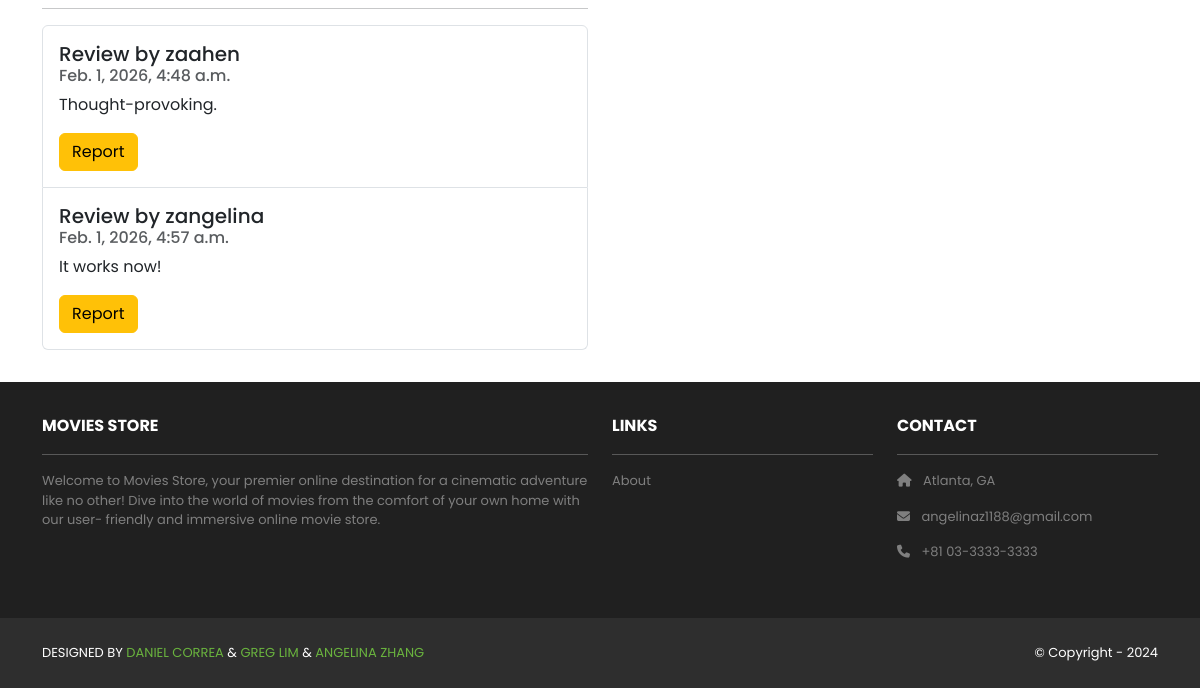
The page /movies/1/ (lower part) on the database as committed earlier.
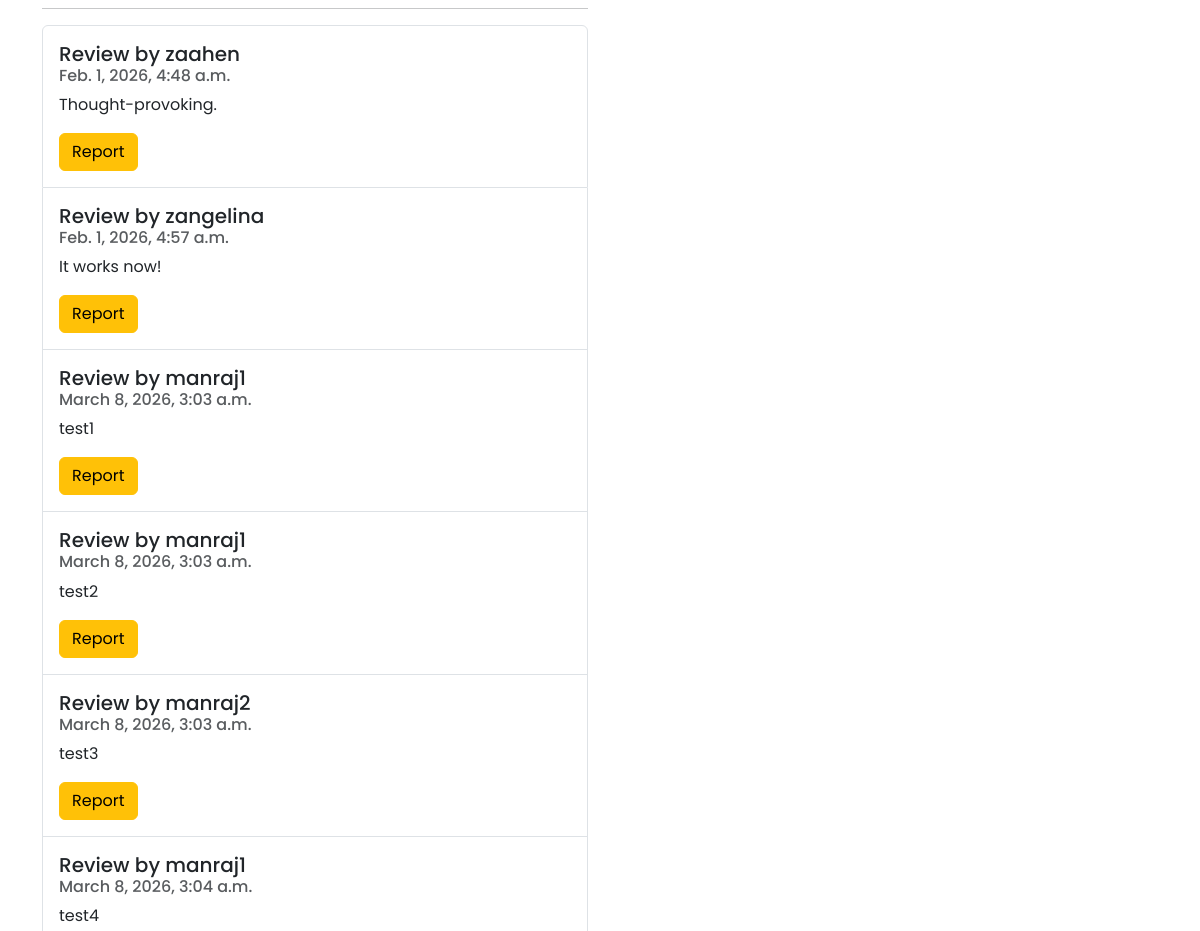
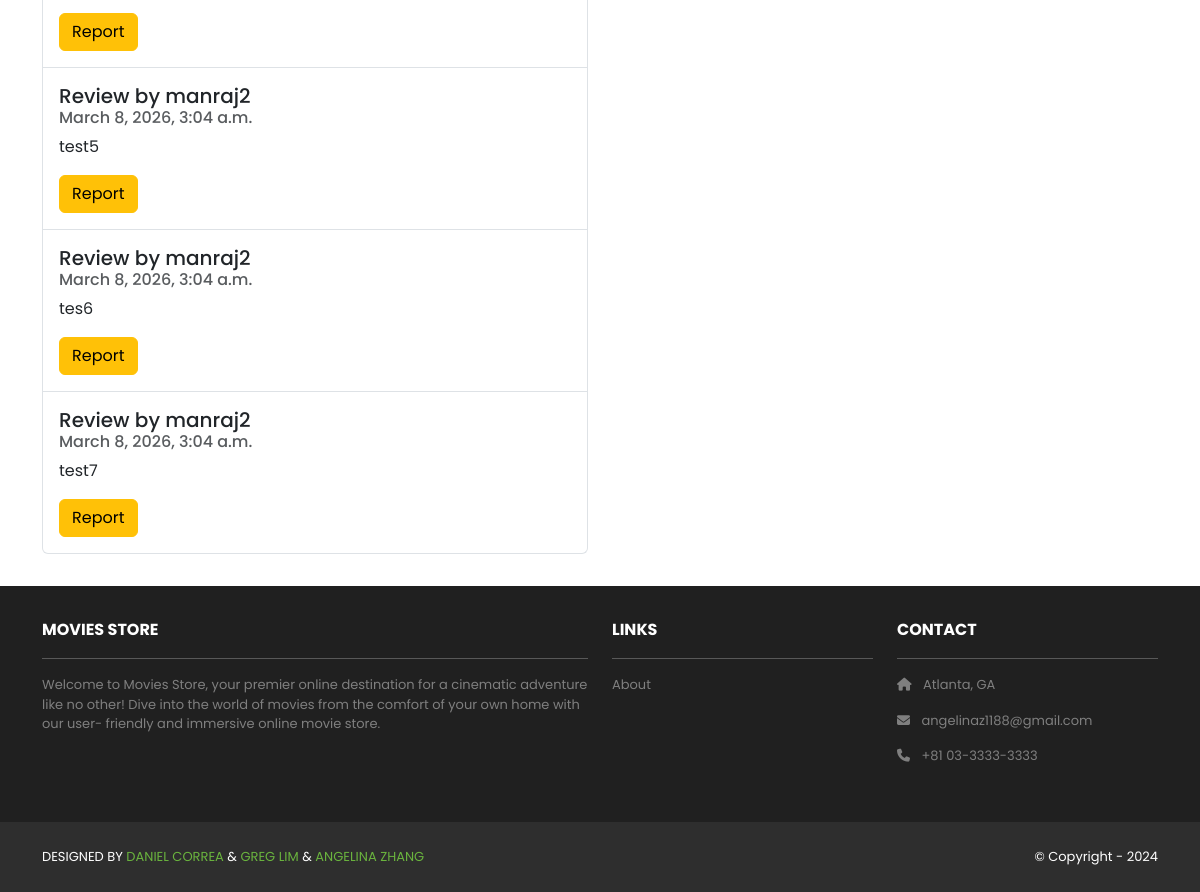
The same page on the database as committed later (2 pictures, top to bottom).
### movies/models.py (models this page shows, shortened)
class Review(models.Model):
    id = models.AutoField(primary_key=True)
    comment = models.CharField(max_length=255)
    date = models.DateTimeField(auto_now_add=True)
    movie = models.ForeignKey(Movie,
        on_delete=models.CASCADE)
    user = models.ForeignKey(User,
        on_delete=models.CASCADE)

### movies/views.py (the view)
# urls.py: path('<int:id>/', views.show, name='movies.show'),
def show(request, id):
    movie = Movie.objects.get(id=id)
    movie.view_count += 1
    movie.save()
    reviews = Review.objects.filter(movie=movie)
    rating_summary = Rating.objects.filter(movie=movie).aggregate(avg_rating=Avg('value'))
    user_rating = None
    if request.user.is_authenticated:
        user_rating = Rating.objects.filter(movie=movie, user=request.user).first()
    template_data = {}
    template_data['title'] = movie.name
    template_data['movie'] = movie
    template_data['reviews'] = reviews
    template_data['average_rating'] = rating_summary['avg_rating']
    template_data['ratings_count'] = Rating.objects.filter(movie=movie).count()
    template_data['user_rating'] = user_rating
    template_data['rating_options'] = [1, 2, 3, 4, 5]
    return render(request, 'movies/show.html',
                  {'template_data': template_data})

### movies/templates/movies/show.html (shortened to what this page needs)
{% extends 'base.html' %}
{% block content %}
{% load static %}
<div class="p-3">
  <div class="container">
    <div class="row mt-3">
      <div class="col-md-6 mx-auto mb-3">
        <hr />
        <ul class="list-group">
          {% for review in template_data.reviews %}
          <li class="list-group-item pb-3 pt-3">
            <h5 class="card-title">
              Review by {{ review.user.username }}
            </h5>
            <h6 class="card-subtitle mb-2 text-muted">
              {{ review.date }}
            </h6>
            <p class="card-text">{{ review.comment }}</p>
            <a class="btn btn-warning"
              href="{% url 'movies.report_review' id=template_data.movie.id review_id=review.id %}">Report
            </a>
          </li>
          {% endfor %}
        </ul>
      </div>
      <div class="col-md-6 mx-auto mb-3 text-center">
      </div>
    </div>
  </div>
</div>
{% endblock content %}

### moviesstore/templates/base.html (shortened to what this page needs)
<!DOCTYPE html>
<html>
    {% load static %}
  <head>
    <link href="https://cdn.jsdelivr.net/npm/bootstrap@5.3.3/dist/css/bootstrap.min.css" rel="stylesheet">
    <link rel="stylesheet"  href="https://cdnjs.cloudflare.com/ajax/libs/font-awesome/6.1.1/css/all.min.css">
    <link rel="stylesheet" type="text/css" href="{% static 'css/style.css' %}">
  </head>
  <body>
    <div>
      {% block content %}
      {% endblock content %}
    </div>
    <section class="p-3 ms-footer d-none d-md-block">
      <div class="container">
        <div class="row mt-3 text-white">
          <div class="col-md-6 col-lg-6 col-xl-6
               mx-auto mb-4">
            <b>MOVIES STORE</b>
            <hr />
            <p>
              Welcome to Movies Store, your premier online
              destination for a cinematic adventure like no
              other! Dive into the world of movies from the
              comfort of your own home with our user-
              friendly and immersive online movie store.
            </p>
          </div>
          <div class="col-md-3 col-lg-3 col-xl-3
               mx-auto mb-4">
            <b>LINKS</b>
            <hr />
            <p><a class="nav-link"
              href="{% url 'home.about' %}">
              About
            </a></p>
          </div>
          <div class="col-md-3 col-lg-3 col-xl-3 mx-auto
               mb-4">
            <b>CONTACT</b>
            <hr />
            <p><i class="fas fa-home me-2"></i>
              Atlanta, GA
            </p>
            <p><i class="fas fa-envelope me-2"></i>
              angelinaz1188@gmail.com
            </p>
            <p><i class="fas fa-phone me-2"></i>
              +81 03-3333-3333
            </p>
          </div>
        </div>
      </div>
    </section>
    <section class="p-3 ms-footer-bottom bg-dark">
      <div class="container d-flex justify-content-between">
        <div class="me-5 text-white">
          <span>DESIGNED BY
            <a href="https://www.x.com/danielgarax"
            target="_blank">DANIEL CORREA</a> &
            <a href="https://www.x.com/greglim81"
            target="_blank">GREG LIM</a> &
            <a href="www.linkedin.com/in/angelina-zhang-142a76217"
            target="_blank">ANGELINA ZHANG</a>
          </span>
        </div>
        <div class="text-white">
          <span>© Copyright - 2024</span>
        </div>
      </div>
    </section>
  </body>
</html>

### moviesstore/static/css/style.css (style rules this page uses)
.bg-dark { background-color: #2E2E2E !important; }
.ms-footer { background-color: #202020; }
.ms-footer p { color: #7F7F7F; font-size: 13px; }
.ms-footer-bottom span { font-size: 13px; line-height: 38px; }
.ms-footer-bottom a { color: #6ab43e; text-decoration: none; }
body { font-family: 'Poppins', sans-serif; }

Rows that differ between the two databases and show on the page:
added Review: user.username "manraj1", date "March 8, 2026, 3:03 a.m.", comment "test1"
added Review: user.username "manraj1", date "March 8, 2026, 3:03 a.m.", comment "test2"
added Review: user.username "manraj2", date "March 8, 2026, 3:03 a.m.", comment "test3"
added Review: user.username "manraj1", date "March 8, 2026, 3:04 a.m.", comment "test4"
added Review: user.username "manraj2", date "March 8, 2026, 3:04 a.m.", comment "test5"
added Review: user.username "manraj2", date "March 8, 2026, 3:04 a.m.", comment "tes6"
added Review: user.username "manraj2", date "March 8, 2026, 3:04 a.m.", comment "test7"
